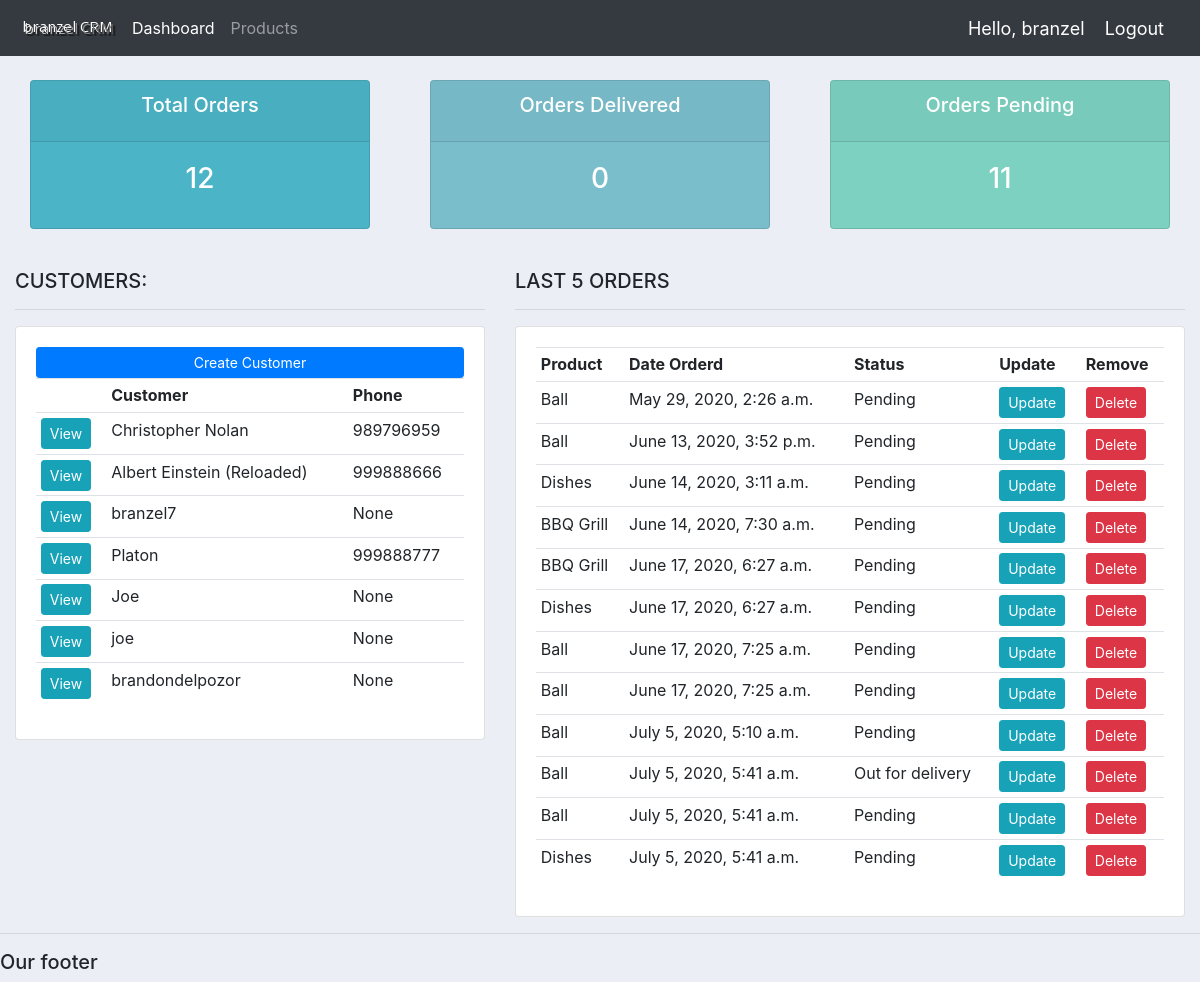
The app's page / (signed in) with its own data.
### accounts/models.py (models this page shows, shortened)
class Customer(models.Model):
	user = models.OneToOneField(User, null=True, blank=True, on_delete=models.CASCADE)
	name = models.CharField(max_length=200, null=True)
	phone = models.CharField(max_length=200, null=True)
	email = models.CharField(max_length=200, null=True)
	profile_pic = models.ImageField(default="profile1.png", null=True, blank=True)
	date_created = models.DateTimeField(auto_now_add=True, null=True)

class Order(models.Model):
	STATUS = (
			('Pending', 'Pending'),
			('Out for delivery', 'Out for delivery'),
			('Delivered', 'Delivered')
			)
	customer = models.ForeignKey(Customer, null=True, on_delete= models.SET_NULL)
	product = models.ForeignKey(Product, null=True, on_delete= models.SET_NULL)
	date_created = models.DateTimeField(auto_now_add=True, null=True)
	status = models.CharField(max_length=200, null=True, choices=STATUS)
	note = models.CharField(max_length=1000, null=True)

class Product(models.Model):
	CATEGORY = (
			('Indoor', 'Indoor'),
			('Out Door', 'Out Door'),
			)
	name = models.CharField(max_length=200, null=True)
	price = models.FloatField(null=True)
	category = models.CharField(max_length=200, null=True, choices=CATEGORY)
	description = models.CharField(max_length=200, null=True)
	date_created = models.DateTimeField(auto_now_add=True, null=True)
	tags = models.ManyToManyField(Tag)
	def __str__(self):
		return self.name

### accounts/decorators.py (the view)
	def wrapper_function(request, *args, **kwargs):
		group = None
		if request.user.groups.exists():
			group = request.user.groups.all()[0].name
		if group == 'customer':
			return redirect('user-page')
		if group == 'admin':
			return view_func(request, *args, **kwargs)

### accounts/views.py (called while the page is built)
@login_required(login_url='login')
@admin_only
def home(request):
	orders = Order.objects.all()
	customers = Customer.objects.all()
	total_customers = customers.count()
	total_orders = orders.count()
	delivered = orders.filter(status='Delivered').count()
	pending = orders.filter(status='Pending').count()
	context = {'orders':orders, 'customers':customers,
	'total_orders': total_orders, 'delivered':delivered,
	'pending':pending}
	return render(request, 'accounts/dashboard.html', context)

### accounts/templates/accounts/dashboard.html
{%  extends 'accounts/main.html' %}
{% block content %}
{%  include 'accounts/status.html' %}
<br>
<div class="row">
	<div class="col-md-5">
		<h5>CUSTOMERS:</h5>
		<hr>
		<div class="card card-body">
			<a class="btn btn-primary  btn-sm btn-block" href="">Create Customer</a>
			<table class="table table-sm">
				<tr>
					<th></th>
					<th>Customer</th>
					<th>Phone</th>
				</tr>
				{% for customer in customers %}
					<tr>
						<td><a class="btn btn-sm btn-info" href="{% url 'customer' customer.id %}">View</a></td>
						<td>{{customer.name}}</td>
						<td>{{customer.phone}}</td>
					</tr>
				{% endfor %}
			</table>
		</div>
	</div>
	<div class="col-md-7">
		<h5>LAST 5 ORDERS</h5>
		<hr>
		<div class="card card-body">
			<table class="table table-sm">
				<tr>
					<th>Product</th>
					<th>Date Orderd</th>
					<th>Status</th>
					<th>Update</th>
					<th>Remove</th>
				</tr>
				{% for order in orders %}
					<tr>
						<td>{{order.product}}</td>
						<td>{{order.date_created}}</td>
						<td>{{order.status}}</td>
						<td><a class="btn btn-sm btn-info" href="{% url 'update_order' order.id %}">Update</a></td>
						<td><a class="btn btn-sm btn-danger" href="{% url 'delete_order' order.id %}">Delete</a></td>
					</tr>
				{% endfor %}
			</table>
		</div>
	</div>
</div>
{% endblock %}

### accounts/templates/accounts/main.html (shortened to what this page needs)
{% load static %}
<!DOCTYPE html>
<html>
<head>
	<link rel="stylesheet" href="https://stackpath.bootstrapcdn.com/bootstrap/4.3.1/css/bootstrap.min.css">
	<link rel="stylesheet" type="text/css" href="{% static '/css/main.css' %}">
</head>
<body>
	{%  include 'accounts/navbar.html' %}
	<div class="container-fluid">
	{% block content %}
	{% endblock %}
    </div>
	<hr>
	<h5>Our footer</h5>
</body>
</html>

### accounts/templates/accounts/navbar.html (shortened to what this page needs)
{% load static %}
<nav class="navbar navbar-expand-lg navbar-dark bg-dark">
  <img src="{% static 'images/logo.png' %}">
  <div class="collapse navbar-collapse" id="navbarNav">
    <ul class="navbar-nav">
      {% if request.user.is_staff %}
      <li class="nav-item active">
        <a class="nav-link" href="{% url 'home' %}">Dashboard</a>
      </li>
      <li class="nav-item">
        <a class="nav-link" href="{% url 'products' %}">Products</a>
      </li>
      {% else %}
      <li class="nav-item">
        <a class="nav-link" href="{% url 'account' %}">Settings</a>
      </li>
      {% endif %}
    </ul>
  </div>
  <span class="hello-msg">Hello, {{request.user}}</span>
  <span><a class="hello-msg" href="{% url 'logout' %}">Logout</a></span>
</nav>

### accounts/templates/accounts/status.html
<br>
<div class="row">
	<div class="col">
		<div class="col-md">
			<div class="card text-center text-white  mb-3" id="total-orders">
			  	<div class="card-header">
			  		<h5 class="card-title">Total Orders</h5>
			  	</div>
			  	<div class="card-body">
			    	<h3 class="card-title">{{total_orders}}</h3>
			  	</div>
			</div>
		</div>
	</div>
	<div class="col">
		<div class="col-md">
			<div class="card text-center text-white  mb-3" id="orders-delivered">
			  	<div class="card-header">
			  		<h5 class="card-title">Orders Delivered</h5>
			  	</div>
			  	<div class="card-body">
			    	<h3 class="card-title">{{delivered}}</h3>
			  	</div>
			</div>
		</div>
	</div>
	<div class="col">
		<div class="col-md">
			<div class="card text-center text-white  mb-3" id="orders-pending">
			  	<div class="card-header">
			  		<h5 class="card-title">Orders Pending</h5>
			  	</div>
			  	<div class="card-body">
			    	<h3 class="card-title">{{pending}}</h3>
			  	</div>
			</div>
		</div>
	</div>
</div>

### static/css/main.css (style rules this page uses)
body { background-color: #ebeff5; }
#total-orders { background-color: #4cb4c7; }
#orders-delivered { background-color: #7abecc; }
#orders-pending { background-color: #7CD1C0; }

### accounts/templates/accounts/navbar.html (style rules this page uses)
.hello-msg { font-size: 18px; color: #fff; margin-right: 20px; }

### records on screen
Customer: name "Christopher Nolan", phone "989796959"
Customer: name "Albert Einstein (Reloaded)", phone "999888666"
Customer: name "branzel7", phone "None"
Customer: name "Platon", phone "999888777"
Customer: name "Joe", phone "None"
Customer: name "joe", phone "None"
Customer: name "brandondelpozor", phone "None"
Order: product "Ball", date_created "May 29, 2020, 2:26 a.m.", status "Pending"
Order: product "Ball", date_created "June 13, 2020, 3:52 p.m.", status "Pending"
Order: product "Dishes", date_created "June 14, 2020, 3:11 a.m.", status "Pending"
Order: product "BBQ Grill", date_created "June 14, 2020, 7:30 a.m.", status "Pending"
Order: product "BBQ Grill", date_created "June 17, 2020, 6:27 a.m.", status "Pending"
Order: product "Dishes", date_created "June 17, 2020, 6:27 a.m.", status "Pending"
Order: product "Ball", date_created "June 17, 2020, 7:25 a.m.", status "Pending"
Order: product "Ball", date_created "June 17, 2020, 7:25 a.m.", status "Pending"
Order: product "Ball", date_created "July 5, 2020, 5:10 a.m.", status "Pending"
Order: product "Ball", date_created "July 5, 2020, 5:41 a.m.", status "Out for delivery"
Order: product "Ball", date_created "July 5, 2020, 5:41 a.m.", status "Pending"
Order: product "Dishes", date_created "July 5, 2020, 5:41 a.m.", status "Pending"

### other values on screen
{{ request.user }} "branzel"
{{ total_orders }} "12"
{{ delivered }} "0"
{{ pending }} "11"
